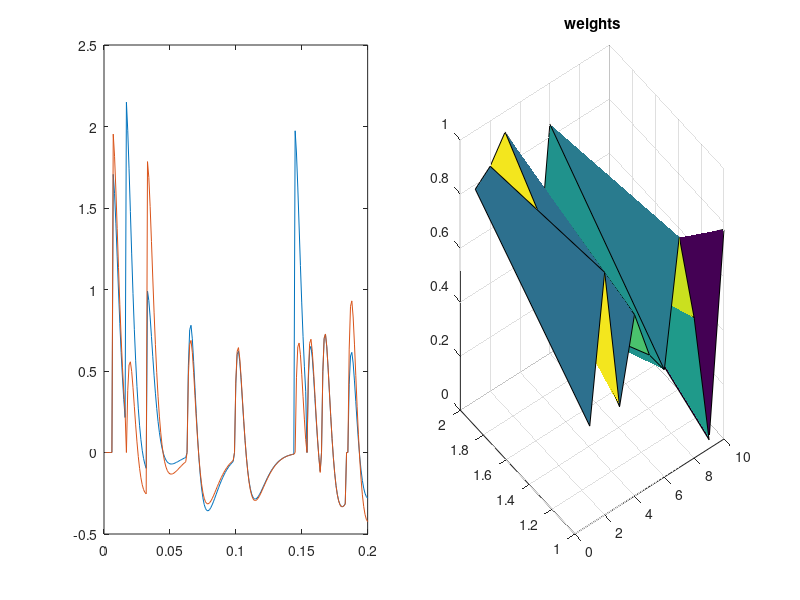

Write MATLAB code to recreate this figure.
close all;
clear;
clc;
% Implementation of single spiking neuron with multiple inputs 
inputNeurons = 10;
outputNeurons =2;
spikeEvents = 10;
% Neuron Spike Matrix ( Each Row represents a set of spikes)
Iin = randi([0 1],inputNeurons,spikeEvents);
Tspike = randperm(200,spikeEvents)*1E-3;
Iout = zeros(outputNeurons,1);
wts = rand(outputNeurons,inputNeurons);
Tstep = 1E-3;
Tsim = 200E-3;
tau = 5E-3;
IoutPlot = [];
TimePlot = [];
spikedPlot = [];
spike =zeros(outputNeurons,1);
tLastSpike =0;
Iinput = 0;
figHandle = figure ('Position',[100,100,1049,895]);
for t=Tstep:Tstep:Tsim
    index = find(Tspike<=t);
    msg = sprintf('t = %d',t); disp(msg);
    if ~isempty(index)
        Iinput = wts*Iin(:,index);
        Iout = Iout+wts*Iin(:,index);
        Tspike(index) = []; % remove selected point
        Iin(:,index) = [];  % remove
        tLastSpike = t;
    end
    
   
    % update current
    %dI_dT = -Iout/tau; % Linear
    tp = t-tLastSpike;
    dI_dT = -Iout/tau+Iinput/tau/(1+tau).*exp(-tp/tau).*(1-tp/tau);
    Iout = Iout+dI_dT*Tstep;
    
    % Code Simulation Error Checking
%     err = find(Iout<0);
%     if(~isempty(err))
%         Iout(err) = 0;
%     end
    
    % check for spiking
    spikedNeurons = find(Iout>0.3*inputNeurons);
    if(~isempty(spikedNeurons))
        msg = sprintf('spiked %s at t = %d\n',48+spikedNeurons,t); disp(msg);
        spike(spikedNeurons) = Iout(spikedNeurons);
        Iout(spikedNeurons) = 0;
    else
        spike = zeros(outputNeurons,1);
    end
    
    
    
    
    IoutPlot = [IoutPlot Iout];
    spikedPlot = [spikedPlot spike];
    TimePlot = [TimePlot t];
    
    subplot(1,2,1);    plot(TimePlot,IoutPlot);
    subplot(1,2,2);    plot(TimePlot,spikedPlot);

    pause(0.001);
end

surf(wts);
title('weights')